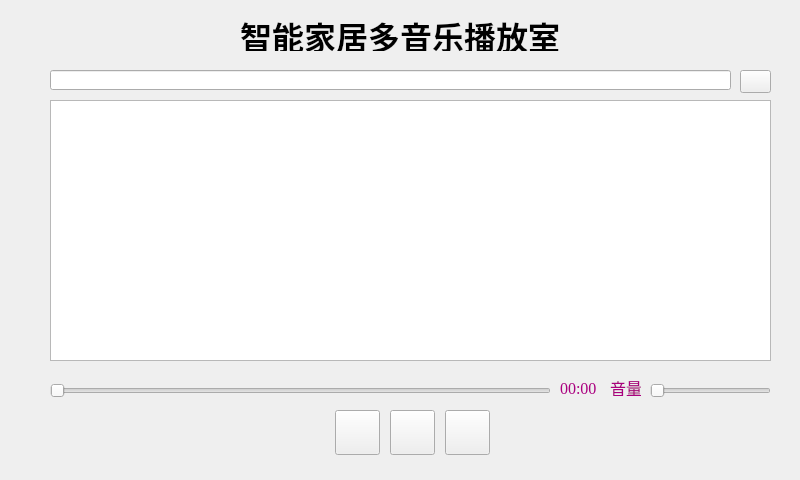
<?xml version="1.0" encoding="UTF-8"?>
<ui version="4.0">
 <class>MainWindow</class>
 <widget class="QMainWindow" name="MainWindow">
  <property name="geometry">
   <rect>
    <x>0</x>
    <y>0</y>
    <width>800</width>
    <height>480</height>
   </rect>
  </property>
  <property name="acceptDrops">
   <bool>true</bool>
  </property>
  <property name="windowTitle">
   <string>AcPlayer</string>
  </property>
  <property name="windowIcon">
   <iconset>
    <normaloff>Music.ico</normaloff>Music.ico</iconset>
  </property>
  <widget class="QWidget" name="centralWidget">
   <widget class="QPushButton" name="btnlast">
    <property name="geometry">
     <rect>
      <x>335</x>
      <y>410</y>
      <width>45</width>
      <height>45</height>
     </rect>
    </property>
    <property name="styleSheet">
     <string notr="true">border-image: url(:/video/images/video/back.png);</string>
    </property>
    <property name="text">
     <string/>
    </property>
   </widget>
   <widget class="QLineEdit" name="txtpath">
    <property name="geometry">
     <rect>
      <x>50</x>
      <y>70</y>
      <width>681</width>
      <height>20</height>
     </rect>
    </property>
    <property name="font">
     <font>
      <family>华文楷体</family>
      <pointsize>12</pointsize>
     </font>
    </property>
   </widget>
   <widget class="QListWidget" name="lstsong">
    <property name="enabled">
     <bool>true</bool>
    </property>
    <property name="geometry">
     <rect>
      <x>50</x>
      <y>100</y>
      <width>721</width>
      <height>261</height>
     </rect>
    </property>
    <property name="font">
     <font>
      <family>华文楷体</family>
      <pointsize>12</pointsize>
     </font>
    </property>
    <property name="acceptDrops">
     <bool>true</bool>
    </property>
    <property name="dragEnabled">
     <bool>true</bool>
    </property>
    <property name="dragDropMode">
     <enum>QAbstractItemView::DragDrop</enum>
    </property>
    <property name="layoutMode">
     <enum>QListView::SinglePass</enum>
    </property>
    <property name="sortingEnabled">
     <bool>false</bool>
    </property>
   </widget>
   <widget class="QSlider" name="slsndvalue">
    <property name="enabled">
     <bool>true</bool>
    </property>
    <property name="geometry">
     <rect>
      <x>650</x>
      <y>380</y>
      <width>121</width>
      <height>22</height>
     </rect>
    </property>
    <property name="maximum">
     <number>100</number>
    </property>
    <property name="orientation">
     <enum>Qt::Horizontal</enum>
    </property>
   </widget>
   <widget class="QLabel" name="lbltime">
    <property name="geometry">
     <rect>
      <x>560</x>
      <y>380</y>
      <width>51</width>
      <height>16</height>
     </rect>
    </property>
    <property name="font">
     <font>
      <family>Times New Roman</family>
      <pointsize>12</pointsize>
     </font>
    </property>
    <property name="styleSheet">
     <string notr="true">color: rgb(170, 0, 127);</string>
    </property>
    <property name="text">
     <string>00:00</string>
    </property>
   </widget>
   <widget class="QPushButton" name="btnselect">
    <property name="geometry">
     <rect>
      <x>740</x>
      <y>70</y>
      <width>31</width>
      <height>23</height>
     </rect>
    </property>
    <property name="styleSheet">
     <string notr="true">border-image: url(:/music/images/music/music.png);</string>
    </property>
    <property name="text">
     <string/>
    </property>
   </widget>
   <widget class="QSlider" name="slvalue">
    <property name="enabled">
     <bool>true</bool>
    </property>
    <property name="geometry">
     <rect>
      <x>50</x>
      <y>380</y>
      <width>501</width>
      <height>22</height>
     </rect>
    </property>
    <property name="orientation">
     <enum>Qt::Horizontal</enum>
    </property>
   </widget>
   <widget class="QPushButton" name="btnnext">
    <property name="geometry">
     <rect>
      <x>445</x>
      <y>410</y>
      <width>45</width>
      <height>45</height>
     </rect>
    </property>
    <property name="styleSheet">
     <string notr="true">border-image: url(:/video/images/video/next.png);</string>
    </property>
    <property name="text">
     <string/>
    </property>
   </widget>
   <widget class="QPushButton" name="btnplaynpause">
    <property name="geometry">
     <rect>
      <x>390</x>
      <y>410</y>
      <width>45</width>
      <height>45</height>
     </rect>
    </property>
    <property name="font">
     <font>
      <family>微软雅黑</family>
     </font>
    </property>
    <property name="styleSheet">
     <string notr="true">border-image: url(:/video/images/video/play.png);</string>
    </property>
    <property name="text">
     <string/>
    </property>
   </widget>
   <widget class="QLabel" name="lblvolume">
    <property name="geometry">
     <rect>
      <x>610</x>
      <y>380</y>
      <width>31</width>
      <height>16</height>
     </rect>
    </property>
    <property name="font">
     <font>
      <family>华文楷体</family>
      <pointsize>12</pointsize>
     </font>
    </property>
    <property name="styleSheet">
     <string notr="true">color: rgb(170, 0, 127);</string>
    </property>
    <property name="text">
     <string>音量</string>
    </property>
   </widget>
   <widget class="QLabel" name="lbltitle">
    <property name="geometry">
     <rect>
      <x>240</x>
      <y>20</y>
      <width>341</width>
      <height>31</height>
     </rect>
    </property>
    <property name="font">
     <font>
      <family>华文行楷</family>
      <pointsize>24</pointsize>
      <weight>75</weight>
      <bold>true</bold>
     </font>
    </property>
    <property name="text">
     <string>智能家居多音乐播放室</string>
    </property>
   </widget>
  </widget>
 </widget>
 <layoutdefault spacing="6" margin="11"/>
 <resources/>
 <connections>
  <connection>
   <sender>btnplaynpause</sender>
   <signal>clicked(bool)</signal>
   <receiver>MainWindow</receiver>
   <slot>qmpPlayOrPause()</slot>
   <hints>
    <hint type="sourcelabel">
     <x>80</x>
     <y>290</y>
    </hint>
    <hint type="destinationlabel">
     <x>363</x>
     <y>152</y>
    </hint>
   </hints>
  </connection>
  <connection>
   <sender>slvalue</sender>
   <signal>sliderMoved(int)</signal>
   <receiver>MainWindow</receiver>
   <slot>qmpSetVal()</slot>
   <hints>
    <hint type="sourcelabel">
     <x>182</x>
     <y>293</y>
    </hint>
    <hint type="destinationlabel">
     <x>145</x>
     <y>304</y>
    </hint>
   </hints>
  </connection>
  <connection>
   <sender>slsndvalue</sender>
   <signal>valueChanged(int)</signal>
   <receiver>MainWindow</receiver>
   <slot>qmpSetVol()</slot>
   <hints>
    <hint type="sourcelabel">
     <x>578</x>
     <y>291</y>
    </hint>
    <hint type="destinationlabel">
     <x>556</x>
     <y>309</y>
    </hint>
   </hints>
  </connection>
  <connection>
   <sender>btnselect</sender>
   <signal>clicked()</signal>
   <receiver>MainWindow</receiver>
   <slot>qmpSelectFile()</slot>
   <hints>
    <hint type="sourcelabel">
     <x>701</x>
     <y>14</y>
    </hint>
    <hint type="destinationlabel">
     <x>683</x>
     <y>20</y>
    </hint>
   </hints>
  </connection>
  <connection>
   <sender>lstsong</sender>
   <signal>doubleClicked(QModelIndex)</signal>
   <receiver>MainWindow</receiver>
   <slot>qmpPlay()</slot>
   <hints>
    <hint type="sourcelabel">
     <x>165</x>
     <y>68</y>
    </hint>
    <hint type="destinationlabel">
     <x>109</x>
     <y>25</y>
    </hint>
   </hints>
  </connection>
  <connection>
   <sender>btnlast</sender>
   <signal>clicked()</signal>
   <receiver>MainWindow</receiver>
   <slot>qmpLast()</slot>
   <hints>
    <hint type="sourcelabel">
     <x>20</x>
     <y>284</y>
    </hint>
    <hint type="destinationlabel">
     <x>17</x>
     <y>278</y>
    </hint>
   </hints>
  </connection>
  <connection>
   <sender>btnnext</sender>
   <signal>clicked()</signal>
   <receiver>MainWindow</receiver>
   <slot>qmpNext()</slot>
   <hints>
    <hint type="sourcelabel">
     <x>128</x>
     <y>282</y>
    </hint>
    <hint type="destinationlabel">
     <x>133</x>
     <y>271</y>
    </hint>
   </hints>
  </connection>
 </connections>
 <slots>
  <slot>qmpPlayOrPause()</slot>
  <slot>qmpSetVal()</slot>
  <slot>qmpSetVol()</slot>
  <slot>qmpSelectFile()</slot>
  <slot>qmpPlay()</slot>
  <slot>qmpLast()</slot>
  <slot>qmpNext()</slot>
 </slots>
</ui>
